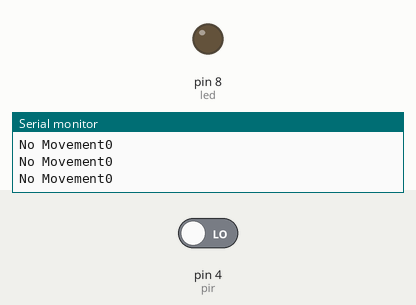
Recording of a sketch running on a simulated Arduino Uno, built with avr-gcc and run on an emulated ATmega328P. Parts: output pins drawn as LEDs (lit = HIGH), the last lines printed to the serial monitor. The inputs (shaded band) are chosen by the test bench; at power-on: pin 4 (pir) LOW.

Above: at 2.8 s.
2.9 s: pin 4 (pir) driven HIGH
At 4.7 s:
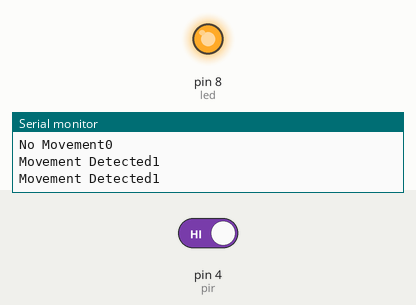
5.0 s: pin 4 (pir) driven LOW
At 6.5 s:
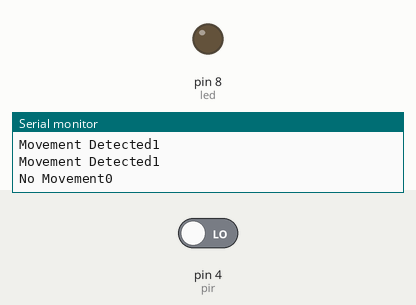
Timing chart, 0 to 8.0 s (numbered marks = the images above; inputs shaded):
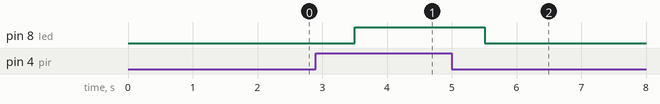

The sketch:

PIR.ino
```cpp
int pir = 4;
int led = 8;

void setup() {
  Serial.begin(9600);
  pinMode(led,OUTPUT);
  pinMode(pir,INPUT);

}

void loop() {

  for(int  i =0;i<250;i++)
    digitalWrite(pir,LOW);

  int reading = digitalRead(pir);

  delay(500);
  if(reading ==1)
    {
      Serial.println("Movement Detected"+String(reading));
      digitalWrite(led,HIGH);

    }
  else
    {
      Serial.println("No Movement"+String(reading));
      digitalWrite(led,LOW);
    }
    delay(500);

}
```

Measured:
- after the input at 2.9 s, pin 8 (led): LOW → HIGH after 0.60 s
- after the input at 5.0 s, pin 8 (led): HIGH → LOW after 0.51 s
